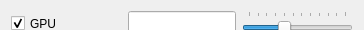
       <widget class="QWidget" name="widget_gpu" native="true">
        <property name="sizePolicy">
         <sizepolicy hsizetype="Expanding" vsizetype="Fixed">
          <horstretch>0</horstretch>
          <verstretch>0</verstretch>
         </sizepolicy>
        </property>
        <property name="minimumSize">
         <size>
          <width>0</width>
          <height>30</height>
         </size>
        </property>
        <property name="maximumSize">
         <size>
          <width>16777215</width>
          <height>30</height>
         </size>
        </property>
        <layout class="QHBoxLayout" name="horizontalLayout_15">
         <item>
          <widget class="QCheckBox" name="checkBox_gpu">
           <property name="sizePolicy">
            <sizepolicy hsizetype="Fixed" vsizetype="Fixed">
             <horstretch>0</horstretch>
             <verstretch>0</verstretch>
            </sizepolicy>
           </property>
           <property name="minimumSize">
            <size>
             <width>111</width>
             <height>25</height>
            </size>
           </property>
           <property name="maximumSize">
            <size>
             <width>111</width>
             <height>25</height>
            </size>
           </property>
           <property name="text">
            <string notr="true">GPU</string>
           </property>
           <property name="checked">
            <bool>true</bool>
           </property>
          </widget>
         </item>
         <item>
          <widget class="QLineEdit" name="lineEdit_gpu">
           <property name="minimumSize">
            <size>
             <width>0</width>
             <height>25</height>
            </size>
           </property>
           <property name="maximumSize">
            <size>
             <width>16777215</width>
             <height>25</height>
            </size>
           </property>
           <property name="toolTip">
            <string notr="true">$gpu - gpu usage, %</string>
           </property>
           <property name="alignment">
            <set>Qt::AlignRight|Qt::AlignTrailing|Qt::AlignVCenter</set>
           </property>
          </widget>
         </item>
         <item>
          <widget class="QSlider" name="slider_gpu">
           <property name="sizePolicy">
            <sizepolicy hsizetype="Fixed" vsizetype="Fixed">
             <horstretch>0</horstretch>
             <verstretch>0</verstretch>
            </sizepolicy>
           </property>
           <property name="minimumSize">
            <size>
             <width>111</width>
             <height>25</height>
            </size>
           </property>
           <property name="maximumSize">
            <size>
             <width>111</width>
             <height>25</height>
            </size>
           </property>
           <property name="minimum">
            <number>1</number>
           </property>
           <property name="maximum">
            <number>12</number>
           </property>
           <property name="singleStep">
            <number>1</number>
           </property>
           <property name="pageStep">
            <number>1</number>
           </property>
           <property name="value">
            <number>5</number>
           </property>
           <property name="orientation">
            <enum>Qt::Horizontal</enum>
           </property>
           <property name="tickPosition">
            <enum>QSlider::TicksAbove</enum>
           </property>
          </widget>
         </item>
        </layout>
       </widget>
